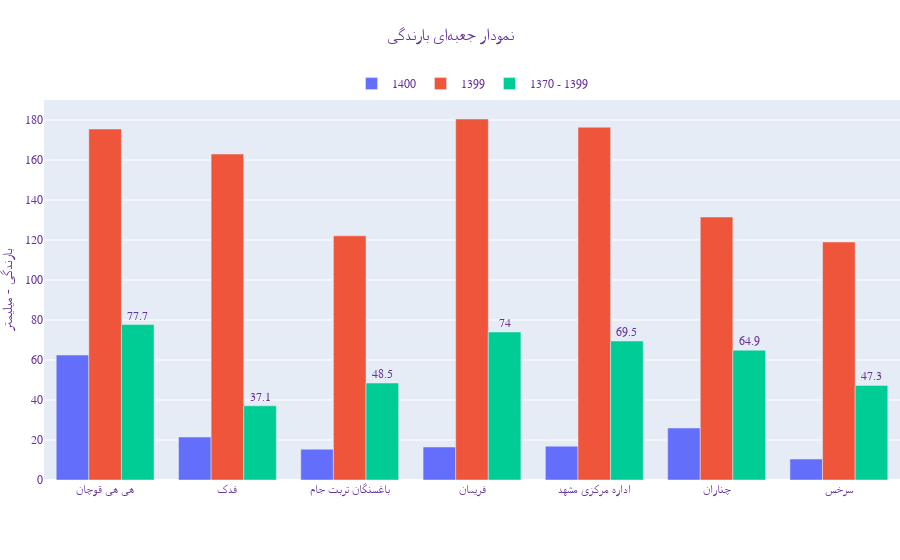

The notebook cell this image was saved under:
### Code cell
import plotly.graph_objects as go
import plotly.express as px
import pandas as pd
import numpy as np

YEAR = "YEAR"

data = pd.read_excel("data.xlsx")

START_DURATION = 1370
END_DURATION = 1399
START_YEAR = 1400
PREVIOUS_YEAR = sorted(list(data[YEAR].unique()))[-2]

df_mean_duration = pd.pivot_table(
    data[(data[YEAR] >= START_DURATION) & (data[YEAR] <= END_DURATION)],
    values=['JAM_BARAN'],
    index=["stationName"],
    aggfunc=np.mean
).reset_index().round(1)

graph2 = go.Figure()

graph2.add_trace(
    go.Bar(
        x = data.loc[data[YEAR] == START_YEAR, "stationName"],
        y = data.loc[data[YEAR] == START_YEAR, "JAM_BARAN"],
        showlegend=True,
        name=str(START_YEAR),
        hoverinfo=None
    )
)

graph2.add_trace(
    go.Bar(
        x = data.loc[data[YEAR] == PREVIOUS_YEAR, "stationName"],
        y = data.loc[data[YEAR] == PREVIOUS_YEAR, "JAM_BARAN"],
        showlegend=True,
        name=str(PREVIOUS_YEAR),
        hoverinfo=None
    )
)

graph2.add_trace(
    go.Bar(
        x = df_mean_duration.loc[:, "stationName"],
        y = df_mean_duration.loc[:, "JAM_BARAN"],
        showlegend=True,
        name=f"{START_DURATION} - {END_DURATION}",
        text=df_mean_duration.loc[:, "JAM_BARAN"],
        textposition='outside',
        hovertemplate="%{y} : %{x}<extra></extra>",
    )
)



graph2.update_layout(
    margin={'l': 0, 'r': 0},
    xaxis_title="",
    yaxis_title="بارندگی - میلیمتر",
    autosize=False,
    font=dict(
        family="Tanha-FD",
        size=12,
        color="RebeccaPurple"
    ),
    legend=dict(
        orientation="h",
        yanchor="bottom",
        y=1.005,
        xanchor="center",
        x=0.500
    ),
    title=dict(
        text='نمودار جعبهای بارندگی',
        yanchor="top",
        y=0.95,
        xanchor="center",
        x=0.500
    )
)


graph2.show()

### Figure 1 — Plotly figure (JSON) as saved in the notebook; plotly's stock layout.template omitted (floating-point values rounded to 4 significant figures)
{"data": [{"name": "1400", "showlegend": true, "type": "bar", "x": ["هی هی قوچان", "فدک", "باغسنگان تربت جام", "فریمان", "اداره مرکزی مشهد", "چناران", "سرخس"], "y": [62.5, 21.5, 15.4, 16.5, 16.9, 26, 10.5]}, {"name": "1399", "showlegend": true, "type": "bar", "x": ["هی هی قوچان", "فدک", "باغسنگان تربت جام", "فریمان", "اداره مرکزی مشهد", "چناران", "سرخس"], "y": [175.5, 163, 122.1, 180.5, 176.4, 131.5, 119]}, {"hovertemplate": "%{y} : %{x}<extra></extra>", "name": "1370 - 1399", "showlegend": true, "text": [69.5, 48.5, 47.3, 37.1, 74, 77.7, 64.9], "textposition": "outside", "type": "bar", "x": ["اداره مرکزی مشهد", "باغسنگان تربت جام", "سرخس", "فدک", "فریمان", "هی هی قوچان", "چناران"], "y": [69.5, 48.5, 47.3, 37.1, 74, 77.7, 64.9]}], "layout": {"autosize": false, "font": {"color": "RebeccaPurple", "family": "Tanha-FD", "size": 12}, "legend": {"orientation": "h", "x": 0.5, "xanchor": "center", "y": 1.005, "yanchor": "bottom"}, "margin": {"l": 0, "r": 0}, "title": {"text": "نمودار جعبهای بارندگی", "x": 0.5, "xanchor": "center", "y": 0.95, "yanchor": "top"}, "xaxis": {"title": {"text": ""}}, "yaxis": {"title": {"text": "بارندگی - میلیمتر"}}}}
